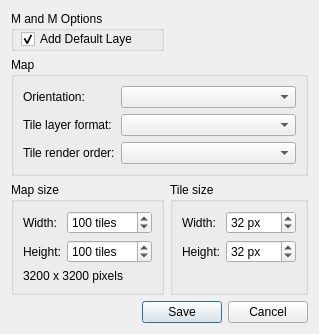
<?xml version="1.0" encoding="UTF-8"?>
<ui version="4.0">
 <class>NewMapDialog</class>
 <widget class="QDialog" name="NewMapDialog">
  <property name="geometry">
   <rect>
    <x>0</x>
    <y>0</y>
    <width>371</width>
    <height>362</height>
   </rect>
  </property>
  <property name="windowTitle">
   <string>New Map</string>
  </property>
  <layout class="QGridLayout" name="gridLayout_3">
   <property name="sizeConstraint">
    <enum>QLayout::SetFixedSize</enum>
   </property>
   <item row="0" column="0">
    <widget class="QGroupBox" name="groupBox_4">
     <property name="sizePolicy">
      <sizepolicy hsizetype="Preferred" vsizetype="Preferred">
       <horstretch>100</horstretch>
       <verstretch>0</verstretch>
      </sizepolicy>
     </property>
     <property name="minimumSize">
      <size>
       <width>0</width>
       <height>40</height>
      </size>
     </property>
     <property name="layoutDirection">
      <enum>Qt::LeftToRight</enum>
     </property>
     <property name="title">
      <string>M and M Options</string>
     </property>
     <widget class="QCheckBox" name="mmDefaultLayers">
      <property name="geometry">
       <rect>
        <x>10</x>
        <y>20</y>
        <width>111</width>
        <height>16</height>
       </rect>
      </property>
      <property name="text">
       <string>Add Default Layers</string>
      </property>
      <property name="checked">
       <bool>true</bool>
      </property>
     </widget>
    </widget>
   </item>
   <item row="2" column="1">
    <widget class="QGroupBox" name="groupBox_2">
     <property name="title">
      <string>Tile size</string>
     </property>
     <layout class="QGridLayout" name="gridLayout">
      <item row="0" column="0">
       <widget class="QLabel" name="label_3">
        <property name="text">
         <string>Width:</string>
        </property>
        <property name="buddy">
         <cstring>tileWidth</cstring>
        </property>
       </widget>
      </item>
      <item row="0" column="1">
       <widget class="QSpinBox" name="tileWidth">
        <property name="suffix">
         <string extracomment="Remember starting with a space."> px</string>
        </property>
        <property name="minimum">
         <number>1</number>
        </property>
        <property name="maximum">
         <number>9999</number>
        </property>
        <property name="value">
         <number>32</number>
        </property>
       </widget>
      </item>
      <item row="1" column="0">
       <widget class="QLabel" name="label_4">
        <property name="text">
         <string>Height:</string>
        </property>
        <property name="buddy">
         <cstring>tileHeight</cstring>
        </property>
       </widget>
      </item>
      <item row="1" column="1">
       <widget class="QSpinBox" name="tileHeight">
        <property name="suffix">
         <string> px</string>
        </property>
        <property name="minimum">
         <number>1</number>
        </property>
        <property name="maximum">
         <number>9999</number>
        </property>
        <property name="value">
         <number>32</number>
        </property>
       </widget>
      </item>
      <item row="2" column="0" colspan="2">
       <spacer name="verticalSpacer_2">
        <property name="orientation">
         <enum>Qt::Vertical</enum>
        </property>
        <property name="sizeHint" stdset="0">
         <size>
          <width>0</width>
          <height>0</height>
         </size>
        </property>
       </spacer>
      </item>
     </layout>
    </widget>
   </item>
   <item row="1" column="0" colspan="2">
    <widget class="QGroupBox" name="groupBox">
     <property name="title">
      <string>Map</string>
     </property>
     <layout class="QGridLayout" name="gridLayout_4">
      <item row="2" column="0">
       <widget class="QLabel" name="renderOrderLabel">
        <property name="text">
         <string>Tile render order:</string>
        </property>
        <property name="buddy">
         <cstring>renderOrder</cstring>
        </property>
       </widget>
      </item>
      <item row="2" column="2">
       <widget class="QComboBox" name="renderOrder"/>
      </item>
      <item row="1" column="0">
       <widget class="QLabel" name="layerFormatLabel">
        <property name="text">
         <string>Tile layer format:</string>
        </property>
        <property name="buddy">
         <cstring>layerFormat</cstring>
        </property>
       </widget>
      </item>
      <item row="1" column="2">
       <widget class="QComboBox" name="layerFormat"/>
      </item>
      <item row="0" column="0">
       <widget class="QLabel" name="label_5">
        <property name="text">
         <string>Orientation:</string>
        </property>
        <property name="buddy">
         <cstring>orientation</cstring>
        </property>
       </widget>
      </item>
      <item row="0" column="2">
       <widget class="QComboBox" name="orientation">
        <property name="sizePolicy">
         <sizepolicy hsizetype="Preferred" vsizetype="Fixed">
          <horstretch>1</horstretch>
          <verstretch>0</verstretch>
         </sizepolicy>
        </property>
       </widget>
      </item>
     </layout>
    </widget>
   </item>
   <item row="3" column="0">
    <spacer name="verticalSpacer">
     <property name="orientation">
      <enum>Qt::Vertical</enum>
     </property>
     <property name="sizeHint" stdset="0">
      <size>
       <width>20</width>
       <height>0</height>
      </size>
     </property>
    </spacer>
   </item>
   <item row="4" column="0" colspan="2">
    <widget class="QDialogButtonBox" name="buttonBox">
     <property name="orientation">
      <enum>Qt::Horizontal</enum>
     </property>
     <property name="standardButtons">
      <set>QDialogButtonBox::Cancel|QDialogButtonBox::Save</set>
     </property>
    </widget>
   </item>
   <item row="2" column="0">
    <widget class="QGroupBox" name="groupBox_3">
     <property name="title">
      <string>Map size</string>
     </property>
     <layout class="QGridLayout" name="gridLayout_2">
      <item row="0" column="0">
       <widget class="QLabel" name="label">
        <property name="text">
         <string>Width:</string>
        </property>
        <property name="buddy">
         <cstring>mapWidth</cstring>
        </property>
       </widget>
      </item>
      <item row="0" column="1">
       <widget class="QSpinBox" name="mapWidth">
        <property name="suffix">
         <string extracomment="Remember starting with a space."> tiles</string>
        </property>
        <property name="minimum">
         <number>1</number>
        </property>
        <property name="maximum">
         <number>99999</number>
        </property>
        <property name="value">
         <number>100</number>
        </property>
       </widget>
      </item>
      <item row="1" column="0">
       <widget class="QLabel" name="label_2">
        <property name="text">
         <string>Height:</string>
        </property>
        <property name="buddy">
         <cstring>mapHeight</cstring>
        </property>
       </widget>
      </item>
      <item row="1" column="1">
       <widget class="QSpinBox" name="mapHeight">
        <property name="suffix">
         <string> tiles</string>
        </property>
        <property name="minimum">
         <number>1</number>
        </property>
        <property name="maximum">
         <number>99999</number>
        </property>
        <property name="value">
         <number>100</number>
        </property>
       </widget>
      </item>
      <item row="2" column="0" colspan="2">
       <widget class="QLabel" name="pixelSizeLabel">
        <property name="text">
         <string notr="true" extracomment="Dummy text">3200 x 3200 pixels</string>
        </property>
       </widget>
      </item>
     </layout>
    </widget>
   </item>
  </layout>
 </widget>
 <tabstops>
  <tabstop>orientation</tabstop>
  <tabstop>layerFormat</tabstop>
  <tabstop>renderOrder</tabstop>
  <tabstop>mapWidth</tabstop>
  <tabstop>mapHeight</tabstop>
  <tabstop>tileWidth</tabstop>
  <tabstop>tileHeight</tabstop>
 </tabstops>
 <resources/>
 <connections>
  <connection>
   <sender>buttonBox</sender>
   <signal>accepted()</signal>
   <receiver>NewMapDialog</receiver>
   <slot>accept()</slot>
   <hints>
    <hint type="sourcelabel">
     <x>255</x>
     <y>315</y>
    </hint>
    <hint type="destinationlabel">
     <x>157</x>
     <y>274</y>
    </hint>
   </hints>
  </connection>
  <connection>
   <sender>buttonBox</sender>
   <signal>rejected()</signal>
   <receiver>NewMapDialog</receiver>
   <slot>reject()</slot>
   <hints>
    <hint type="sourcelabel">
     <x>323</x>
     <y>315</y>
    </hint>
    <hint type="destinationlabel">
     <x>286</x>
     <y>274</y>
    </hint>
   </hints>
  </connection>
 </connections>
</ui>
